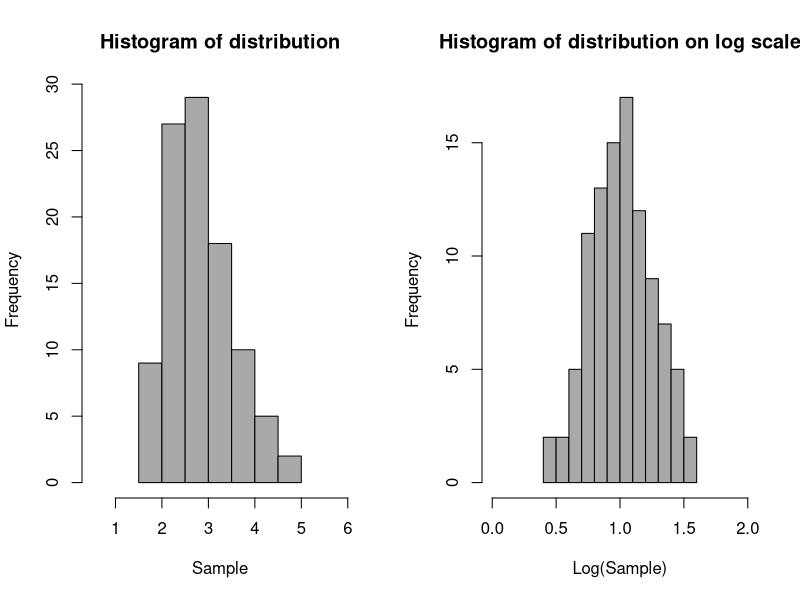

Reproduce this figure in R.
## ---- chunk 1
knitr::opts_chunk$set(echo = TRUE)
## ---- chunk 2

## Sampling 100 values from a log-normal distribution (mu = 1, sigma = 0.25)

sample <- rlnorm(100,1,0.25)

## Creating a histogram of the distribution and the distribution on the log scale 

par(mfrow = c(1,2))
hist(sample, main="Histogram of distribution",xlab="Sample",xlim=c(0.5,6),col="darkgrey")
hist(log(sample), main="Histogram of distribution on log scale",xlab="Log(Sample)",xlim=c(0,2),col="darkgrey")

## ---- chunk 3

## Mean and variance of the sample:
## The mean is calculated with mean(sample) whereas the variance is calculated with var(sample)

## The mean of the sample is 2.80
## The variance of the sample is 0.45

